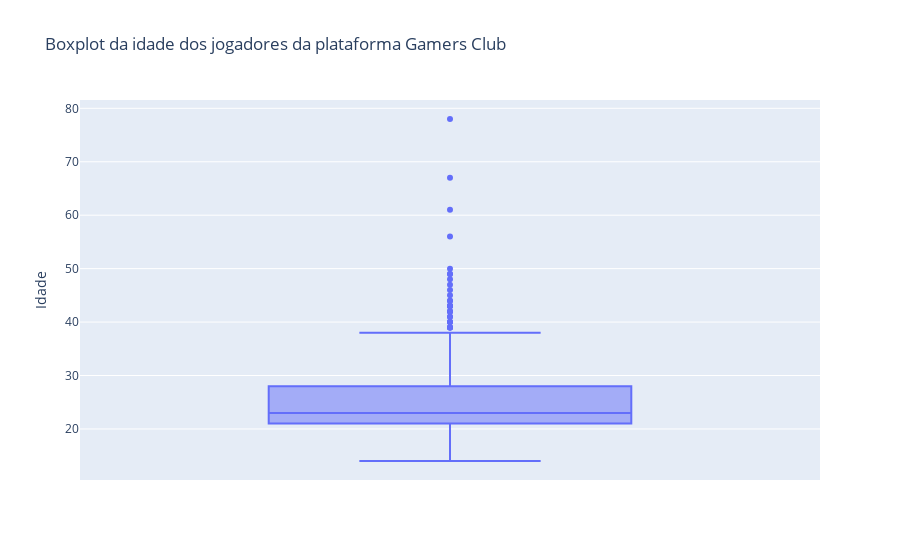

The cell this chart's notebook holds for it:
### Markdown cell above
**Nota: barras do histograma limitadas. Isso causou a remoção dos outliers: jogadores mais velhos que 45 anos. Haviam apenas 8.**

### Code cell
# boxplot
fig = px.box(players, y='age', title='Boxplot da idade dos jogadores da plataforma Gamers Club')
fig.update_layout(yaxis_title='Idade')
fig.show()

### Figure 1 — Plotly figure (JSON) as saved in the notebook; plotly's stock layout.template omitted (floating-point values rounded to 4 significant figures; data arrays with more than 128 entries replaced by an {"elided": "..."} marker saying what was removed)
{"data": [{"alignmentgroup": "True", "hovertemplate": "age=%{y}<extra></extra>", "legendgroup": "", "marker": {"color": "#636efa"}, "name": "", "notched": false, "offsetgroup": "", "orientation": "v", "showlegend": false, "type": "box", "x0": " ", "xaxis": "x", "y": {"elided": "2716 int values"}, "y0": " ", "yaxis": "y"}], "layout": {"boxmode": "group", "legend": {"tracegroupgap": 0}, "title": {"text": "Boxplot da idade dos jogadores da plataforma Gamers Club"}, "xaxis": {"anchor": "y", "domain": [0, 1]}, "yaxis": {"anchor": "x", "domain": [0, 1], "title": {"text": "Idade"}}}}
